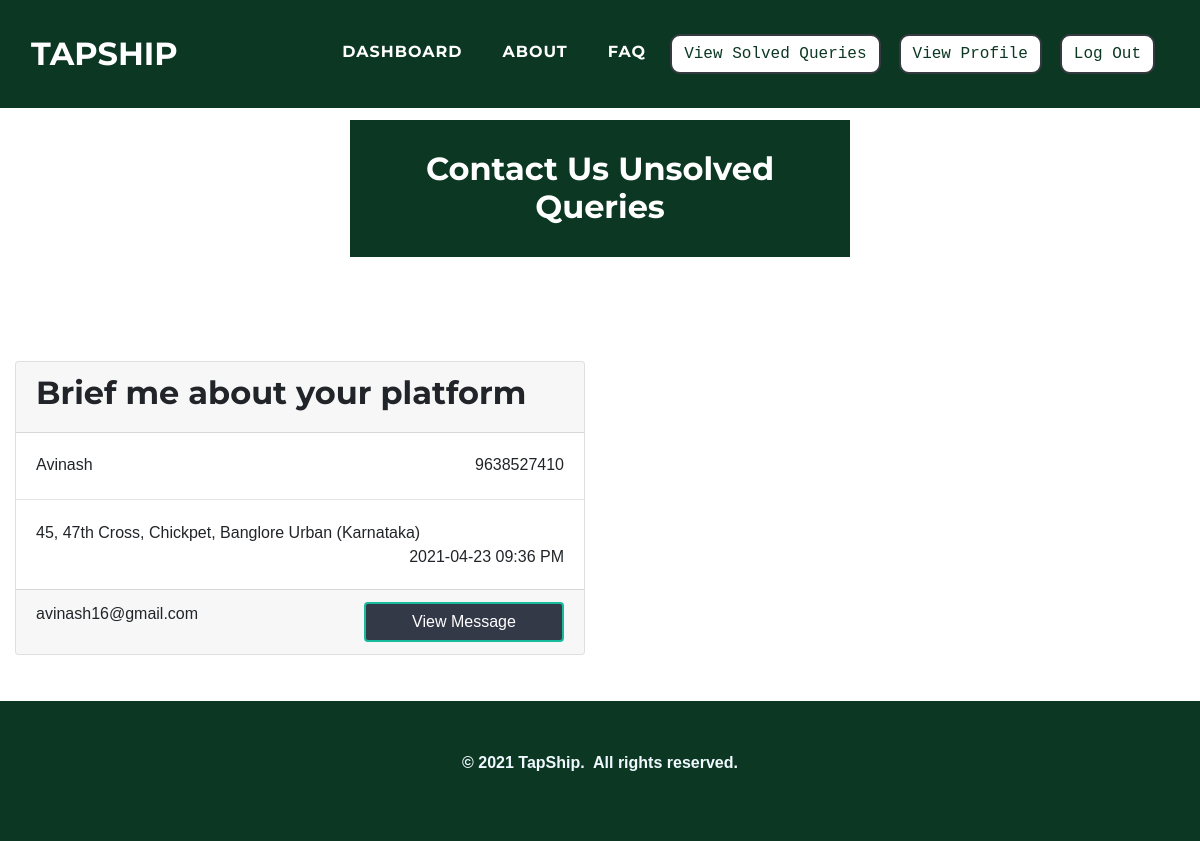
Page /admin/contactunsolvedqueries.php (signed in) on the earlier database version.
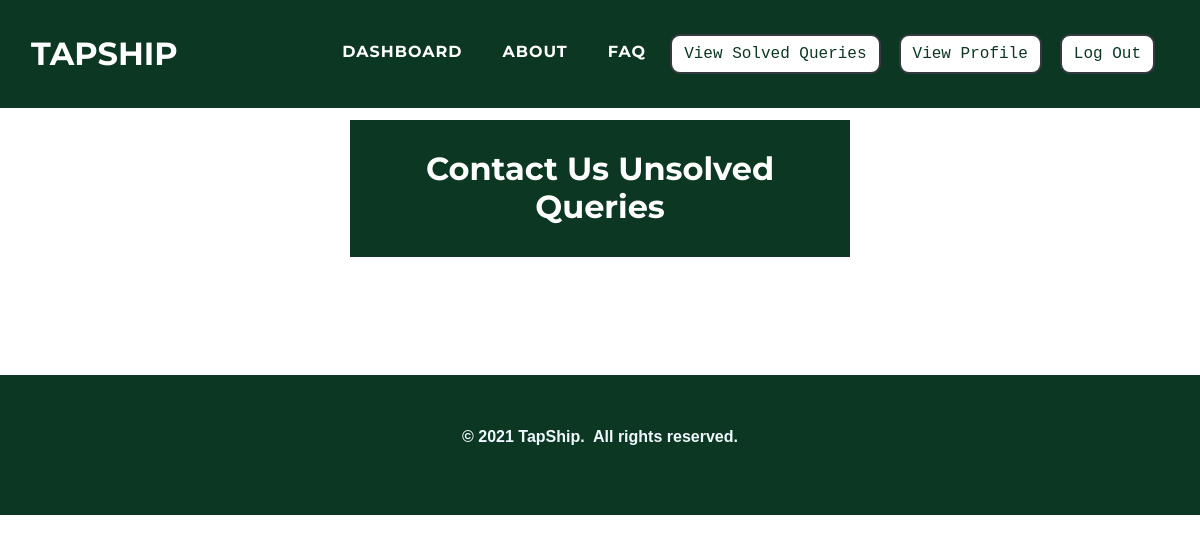
Same page on the later database version.
### tables this page shows
CREATE TABLE `contactus` (
  `u_id` int NOT NULL,
  `u_name` varchar(50) NOT NULL,
  `u_mobile` varchar(50) NOT NULL,
  `u_email` varchar(50) NOT NULL,
  `u_address` varchar(500) NOT NULL,
  `u_subject` varchar(500) NOT NULL,
  `u_message` text NOT NULL,
  `u_date` varchar(50) NOT NULL,
  `u_time` varchar(30) DEFAULT NULL,
  `u_status` varchar(10) DEFAULT NULL
);

### admin/contactunsolvedqueries.php (the view, shortened to what the changed rows need)
<!DOCTYPE html>
<html>
<head>
    <link rel="stylesheet" href="../assets/bootstrap/css/bootstrap.min.css">
    <link rel="stylesheet" href="../assets/fonts/font-awesome.min.css">
    <link rel="stylesheet" href="../assets/fonts/ionicons.min.css">
    <link rel="stylesheet" href="../assets/css/Article-List.css">
    <link rel="stylesheet" href="../assets/css/Features-Boxed.css">
    <link rel="stylesheet" href="../assets/css/Footer-Dark.css">
    <link rel="stylesheet" href="../assets/css/Highlight-Blue.css">
    <link rel="stylesheet" href="https://cdnjs.cloudflare.com/ajax/libs/animate.css/3.5.2/animate.min.css">
    <link rel="stylesheet" href="https://cdnjs.cloudflare.com/ajax/libs/aos/2.2.0/aos.css">
    <link rel="stylesheet" href="../assets/css/Login-Form-Clean.css">
    <link rel="stylesheet" href="../assets/css/table-style.css" />
    <link rel="stylesheet" href="../assets/css/card-hover.css">
</head>
<body id="page-top">
    <div class="features-boxed">
        <div class="container-fluid" style="background: #ffffff;">
            <div class="intro" style="background: #0c3823;margin-top: 120px;margin-bottom: 30px;">
                <h2 class="text-center" data-aos="fade" style="color: rgb(255,255,255);padding: 30px;margin-bottom: 0px;">Contact Us Unsolved Queries</h2>
            </div>
        </div>
    </div>
    <br><br>
    <?php
     $con = mysqli_connect("localhost", "root", "", "tapship");
    $query = "SELECT * FROM contactus where u_status = '0'";
    $res = mysqli_query($con, $query);
    ?>
    <div class="container-fluid">
        <div class="row" style="margin-top: 10px;">
            <?php while ($row = mysqli_fetch_assoc($res)) { ?>
                <div class="col-md-12 col-xl-6 mb-6 my-3" id="query-id-<?php echo $row['u_id'] ?>">
                    <div class="card">
                        <div class="card-header">
                            <h2><?php echo $row['u_subject']; ?></h2>
                        </div>
                        <div class="card-body"><?php echo $row['u_name'] ?><span style="float: right"><?php echo $row['u_mobile']; ?></span></div>
                        <hr style="width:100%;margin: 0.1em auto;">
                        <div class="card-body"><?php echo $row['u_address']; ?><span style="float: right"><?php echo $row['u_date'] . " " . $row['u_time']; ?></span></div>
                        <div class="card-footer" style=""><?php echo $row['u_email'] ?><button class="btn btn-primary float-right " type="button" data-toggle="modal" data-target="#mszModal-<?php echo $row['u_id']; ?>" style="background-color: rgb(52,57,72); width: 200px;">View Message</button></div>
                    </div>
                </div>
            <?php
            }
            ?>
        </div>
    </div>
</body>
</html>

Differences in the rows shown:
no longer on this page (row edited): contactus: u_subject "Brief me about your platform", u_name "Avinash", u_mobile "9638527410", u_address "45, 47th Cross, Chickpet, Banglore Urban (Karnataka)", u_date "2021-04-23", u_time "09:36 PM", u_email "avinash16@gmail.com"
